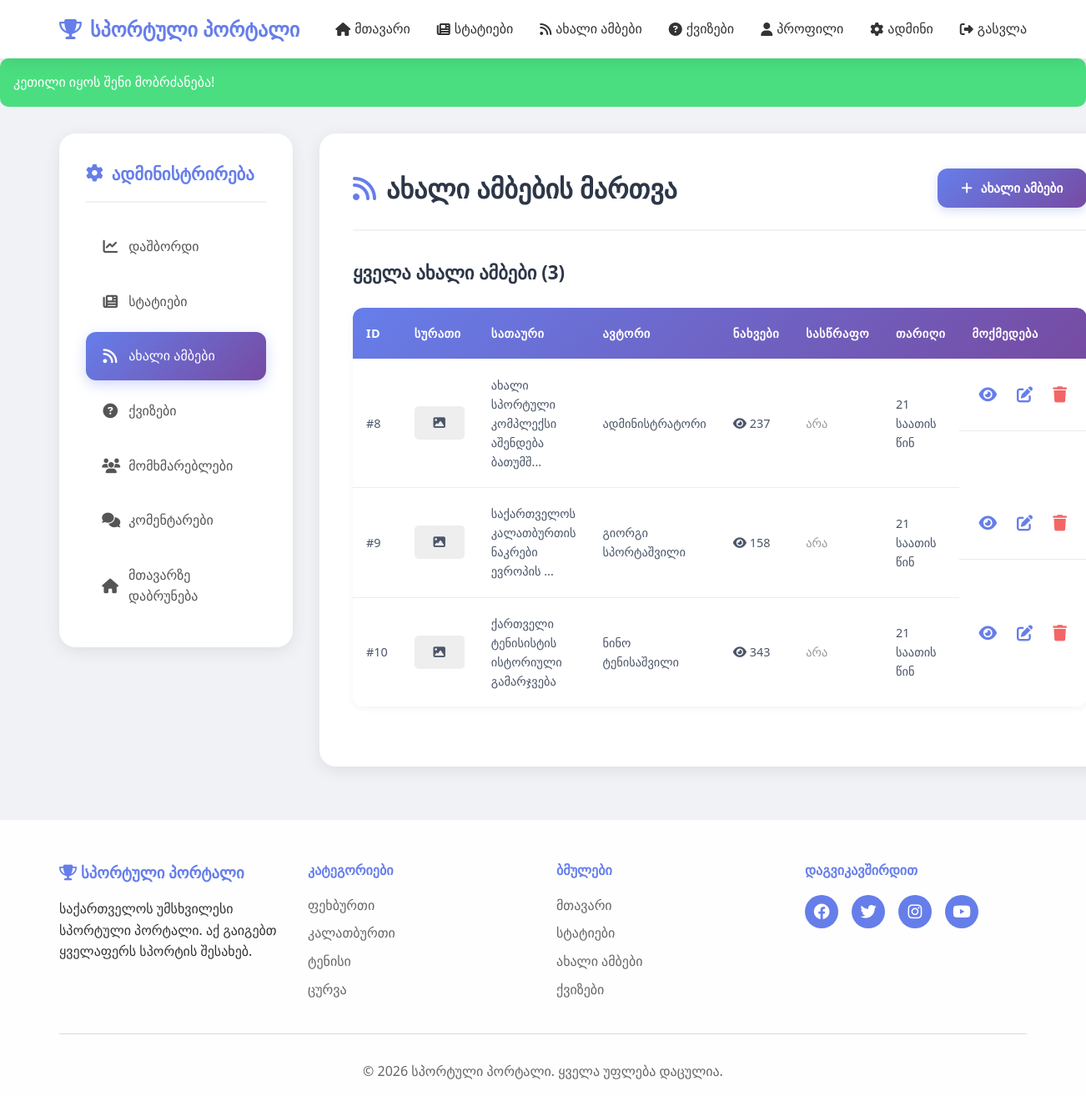
The app's page /admin/news.php (signed in) with its own data.
### tables this page shows
CREATE TABLE `news` (
  `id` int(11) NOT NULL,
  `user_id` int(11) NOT NULL,
  `title` varchar(200) NOT NULL,
  `content` text NOT NULL,
  `image` varchar(255) DEFAULT NULL,
  `is_breaking` tinyint(1) DEFAULT 0,
  `views` int(11) DEFAULT 0,
  `created_at` timestamp NOT NULL DEFAULT current_timestamp()
);

CREATE TABLE `users` (
  `id` int(11) NOT NULL,
  `username` varchar(50) NOT NULL,
  `email` varchar(100) NOT NULL,
  `password` varchar(255) NOT NULL,
  `full_name` varchar(100) NOT NULL,
  `profile_image` varchar(255) DEFAULT 'default.jpg',
  `role` enum('user','admin') DEFAULT 'user',
  `created_at` timestamp NOT NULL DEFAULT current_timestamp(),
  `last_login` timestamp NULL DEFAULT NULL
);

### admin/news.php (the view, shortened to what this page needs)
<?php
require_once '../config/database.php';
require_once '../includes/functions.php';
$stmt = $pdo->query("
    SELECT n.*, u.username, u.full_name
    FROM news n
    JOIN users u ON n.user_id = u.id
    ORDER BY n.is_breaking DESC, n.created_at DESC
");
$news = $stmt->fetchAll();
include '../includes/header.php';
?>
<link rel="stylesheet" href="../css/admin_style.css">
<div class="container">
    <div class="admin-wrapper">
        <aside class="admin-sidebar">
            <h3><i class="fas fa-cog"></i> ადმინისტრირება</h3>
            <nav class="admin-nav">
                <a href="index.php"><i class="fas fa-chart-line"></i> დაშბორდი</a>
                <a href="articles.php"><i class="fas fa-newspaper"></i> სტატიები</a>
                <a href="news.php" class="active"><i class="fas fa-rss"></i> ახალი ამბები</a>
                <a href="quizzes.php"><i class="fas fa-question-circle"></i> ქვიზები</a>
                <a href="users.php"><i class="fas fa-users"></i> მომხმარებლები</a>
                <a href="comments.php"><i class="fas fa-comments"></i> კომენტარები</a>
                <a href="../index.php"><i class="fas fa-home"></i> მთავარზე დაბრუნება</a>
            </nav>
        </aside>
        <main class="admin-content">
            <div class="admin-header">
                <h1><i class="fas fa-rss"></i> ახალი ამბების მართვა</h1>
                <button onclick="toggleForm()" class="admin-btn">
                    <i class="fas fa-plus"></i> ახალი ამბები
                </button>
            </div>
            <div class="admin-section">
                <h2>ყველა ახალი ამბები (<?php echo count($news); ?>)</h2>
                <div class="admin-table-wrapper">
                    <table class="admin-table">
                        <thead>
                            <tr>
                                <th>ID</th>
                                <th>სურათი</th>
                                <th>სათაური</th>
                                <th>ავტორი</th>
                                <th>ნახვები</th>
                                <th>სასწრაფო</th>
                                <th>თარიღი</th>
                                <th>მოქმედება</th>
                            </tr>
                        </thead>
                        <tbody>
                            <?php foreach ($news as $news_item): ?>
                            <tr>
                                <td>#<?php echo $news_item['id']; ?></td>
                                <td>
                                    <?php if ($news_item['image']): ?>
                                    <img src="../uploads/news/<?php echo $news_item['image']; ?>"
                                         style="width: 60px; height: 40px; object-fit: cover; border-radius: 5px;">
                                    <?php else: ?>
                                    <div style="width: 60px; height: 40px; background: #eee; border-radius: 5px; display: flex; align-items: center; justify-content: center;">
                                        <i class="fas fa-image"></i>
                                    </div>
                                    <?php endif; ?>
                                </td>
                                <td><?php echo clean_input(truncate_text($news_item['title'], 40)); ?></td>
                                <td><?php echo clean_input($news_item['full_name']); ?></td>
                                <td><i class="fas fa-eye"></i> <?php echo $news_item['views']; ?></td>
                                <td>
                                    <?php if ($news_item['is_breaking']): ?>
                                    <span class="breaking-badge-small"><i class="fas fa-bolt"></i> კი</span>
                                    <?php else: ?>
                                    <span style="color: #999;">არა</span>
                                    <?php endif; ?>
                                </td>
                                <td><?php echo format_date($news_item['created_at']); ?></td>
                                <td class="action-buttons">
                                    <a href="../news_detail.php?id=<?php echo $news_item['id']; ?>" class="btn-icon" title="ნახვა" target="_blank">
                                        <i class="fas fa-eye"></i>
                                    </a>
                                    <a href="news.php?edit=<?php echo $news_item['id']; ?>" class="btn-icon" title="რედაქტირება">
                                        <i class="fas fa-edit"></i>
                                    </a>
                                    <a href="news.php?delete=<?php echo $news_item['id']; ?>"
                                       class="btn-icon btn-delete"
                                       title="წაშლა"
                                       onclick="return confirm('დარწმუნებული ხართ რომ გსურთ წაშლა?');">
                                        <i class="fas fa-trash"></i>
                                    </a>
                                </td>
                            </tr>
                            <?php endforeach; ?>
                        </tbody>
                    </table>
                </div>
            </div>
        </main>
    </div>
</div>
<?php include '../includes/footer.php'; ?>

### css/style.css (style rules this page uses)
* { margin: 0; padding: 0; box-sizing: border-box; }
html { scroll-behavior: smooth; scroll-padding-top: 120px; }
body { font-family: 'Segoe UI', Tahoma, Geneva, Verdana, sans-serif; line-height: 1.6; color: #333; background: linear-gradient(135deg, #667eea 0%, #764ba2 100%); min-height: 100vh; }
.container { max-width: 1200px; margin: 0 auto; padding: 0 20px; }

### css/admin_style.css (style rules this page uses)
body.admin-page { background: #f0f2f5; }
.admin-wrapper { display: grid; grid-template-columns: 280px 1fr; gap: 2rem; margin-top: 2rem; min-height: calc(100vh - 200px); }
.admin-sidebar { background: white; padding: 2rem; border-radius: 20px; box-shadow: 0 5px 20px rgba(0,0,0,0.08); height: fit-content; position: sticky; top: 100px; }
.admin-sidebar h3 { color: #667eea; margin-bottom: 1.5rem; display: flex; align-items: center; gap: 10px; font-size: 1.3rem; padding-bottom: 1rem; border-bottom: 2px solid #f0f2f5; }
.admin-nav { display: flex; flex-direction: column; gap: 0.5rem; }
.admin-nav a { padding: 1rem 1.2rem; color: #555; text-decoration: none; border-radius: 12px; transition: all 0.3s; display: flex; align-items: center; gap: 12px; font-weight: 500; position: relative; overflow: hidden; }
.admin-nav a i { width: 20px; text-align: center; font-size: 1.1rem; transition: all 0.3s; }
.admin-nav a.active { background: linear-gradient(135deg, #667eea, #764ba2); color: white; box-shadow: 0 5px 15px rgba(102, 126, 234, 0.3); }
.admin-nav a.active i { transform: scale(1.1); }
.admin-content { background: white; padding: 2.5rem; border-radius: 20px; box-shadow: 0 5px 20px rgba(0,0,0,0.08); }
.admin-content h1 { color: #2d3748; margin-bottom: 2rem; font-size: 2rem; display: flex; align-items: center; gap: 12px; }
.admin-content h1 i { color: #667eea; }
.admin-header { display: flex; justify-content: space-between; align-items: center; margin-bottom: 2rem; padding-bottom: 1.5rem; border-bottom: 2px solid #f0f2f5; }
.admin-header h1 { margin: 0; }
.admin-btn { background: linear-gradient(135deg, #667eea, #764ba2); color: white; padding: 0.9rem 1.8rem; border: none; border-radius: 12px; cursor: pointer; font-weight: 600; display: inline-flex; align-items: center; gap: 10px; transition: all 0.3s; font-size: 0.95rem; box-shadow: 0 4px 12px rgba(102, 126, 234, 0.25); }
.admin-section { margin-bottom: 2rem; }
.admin-section h2 { color: #2d3748; margin-bottom: 1.5rem; display: flex; align-items: center; gap: 10px; font-size: 1.4rem; }
.admin-table-wrapper { overflow-x: auto; border-radius: 12px; box-shadow: 0 2px 10px rgba(0,0,0,0.05); }
.admin-table { width: 100%; border-collapse: separate; border-spacing: 0; }
.admin-table thead { background: linear-gradient(135deg, #667eea, #764ba2); color: white; }
.admin-table th { padding: 1.2rem 1rem; text-align: left; font-weight: 600; font-size: 0.9rem; text-transform: uppercase; letter-spacing: 0.5px; }
.admin-table th:first-child { border-top-left-radius: 12px; }
.admin-table th:last-child { border-top-right-radius: 12px; }
.admin-table td { padding: 1.2rem 1rem; border-bottom: 1px solid #e9ecef; color: #4a5568; font-size: 0.9rem; }
.admin-table tbody tr { background: white; transition: all 0.2s; }
.admin-table tbody tr:last-child td { border-bottom: none; }
.action-buttons { display: flex; gap: 0.5rem; align-items: center; }
.btn-icon { color: #667eea; font-size: 1.2rem; transition: all 0.3s; cursor: pointer; padding: 0.5rem; border-radius: 8px; }
.btn-delete { color: #f56565 !important; }
.admin-content { animation: fadeIn 0.5s ease; }

### records on screen
news: id "8", title "ახალი სპორტული კომპლექსი აშენდება ბათუმშ...", user.full_name "ადმინისტრატორი", views "237", is_breaking "არა", created_at "21 საათის წინ"
news: id "9", title "საქართველოს კალათბურთის ნაკრები ევროპის ...", user.full_name "გიორგი სპორტაშვილი", views "158", is_breaking "არა", created_at "21 საათის წინ"
news: id "10", title "ქართველი ტენისისტის ისტორიული გამარჯვება", user.full_name "ნინო ტენისაშვილი", views "343", is_breaking "არა", created_at "21 საათის წინ"

### other values on screen
SITE_NAME "სპორტული პორტალი"
clean_input($_SESSION['message']) "კეთილი იყოს შენი მობრძანება!"
count($news) "3"
